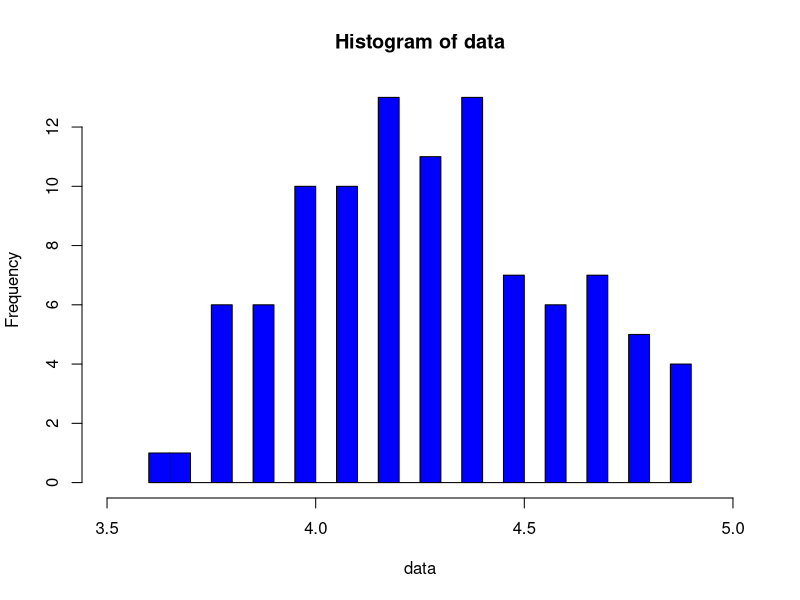
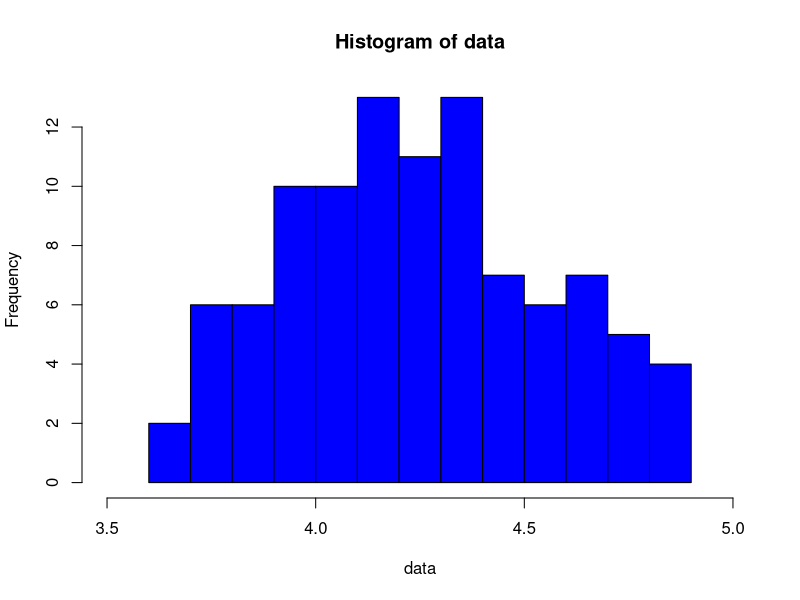
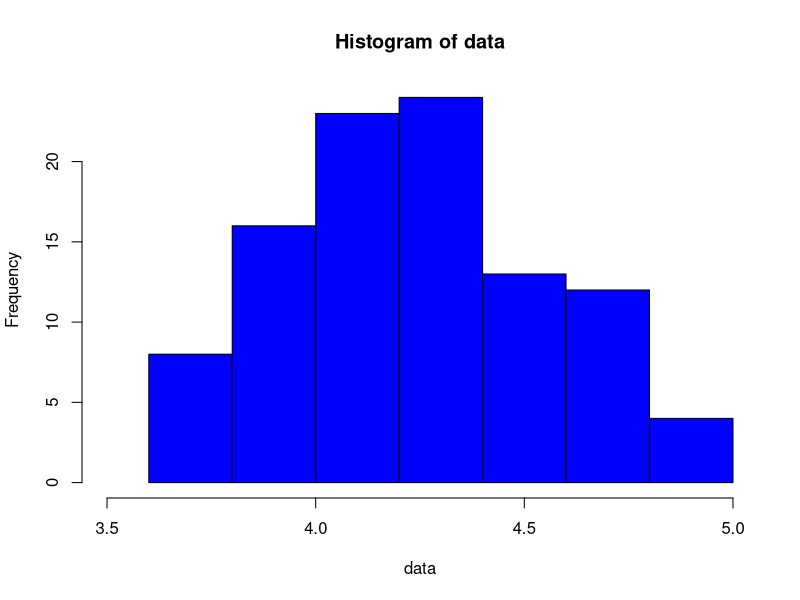
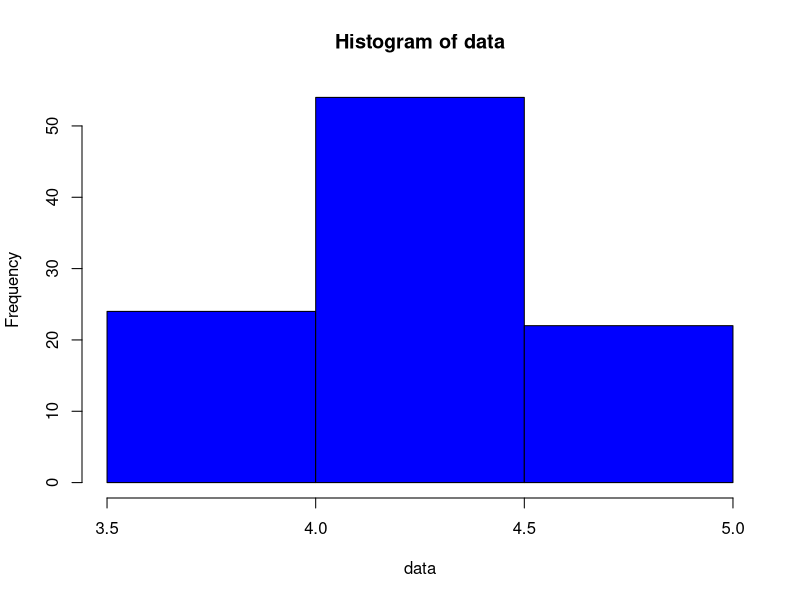

Source code (R) for these figures, in order:
#How to make a simple histogram
#Read in the data
data <- c(3.7, 4.2, 4.4, 4.4, 4.3, 4.2, 4.4, 4.8, 4.9, 4.4,
          4.2, 3.8, 4.2, 4.4, 4.6, 3.9, 4.3, 4.5, 4.8, 3.9, 4.7, 4.2, 4.2, 4.8, 4.5, 3.6, 4.1, 4.3, 3.9, 4.2, 4.0, 4.2, 4.0, 4.5, 4.4, 4.1, 4.0, 4.0, 3.8, 4.6, 4.9, 3.8, 4.3, 4.3, 3.9, 3.8, 4.7, 3.9, 4.0, 4.2, 4.3, 4.7, 4.1, 4.0, 4.6, 4.4, 4.6, 4.4, 4.9, 4.4, 4.0, 3.9, 4.5, 4.3, 3.8, 4.1, 4.3, 4.2, 4.5, 4.4, 4.2, 4.7, 3.8, 4.5, 4.0, 4.2, 4.1, 4.0, 4.7, 4.1, 4.7, 4.1, 4.8, 4.1, 4.3, 4.7, 4.2, 4.1, 4.4, 4.8, 4.1, 4.9, 4.3, 4.4, 4.4, 4.3, 4.6, 4.5, 4.6, 4.0)
##################################### #Calculate summary statistics
#Mean
mean(data)
#Standard deviation sd(data)
#Sample size length(data)
#######################################
#Make a histogram; details: https://stat.ethz.ch/R-manual/R- devel/library/graphics/html/hist.html
#Note: "breaks" is a suggestion about the number of class intervals to have. If R thinks that the histogram
# will look prettier with a different number of intervals, R will override the value indicated in "breaks"
hist(data,xlim = c(3.5,5.0), 
breaks = 20, col = "blue") 
hist(data, xlim = c(3.5,5.0), 
breaks = 10, col = "blue") 
hist(data, xlim = c(3.5,5.0), 
breaks = 5, col = "blue") 
hist(data, xlim = c(3.5,5.0), 
breaks = 2, col = "blue")